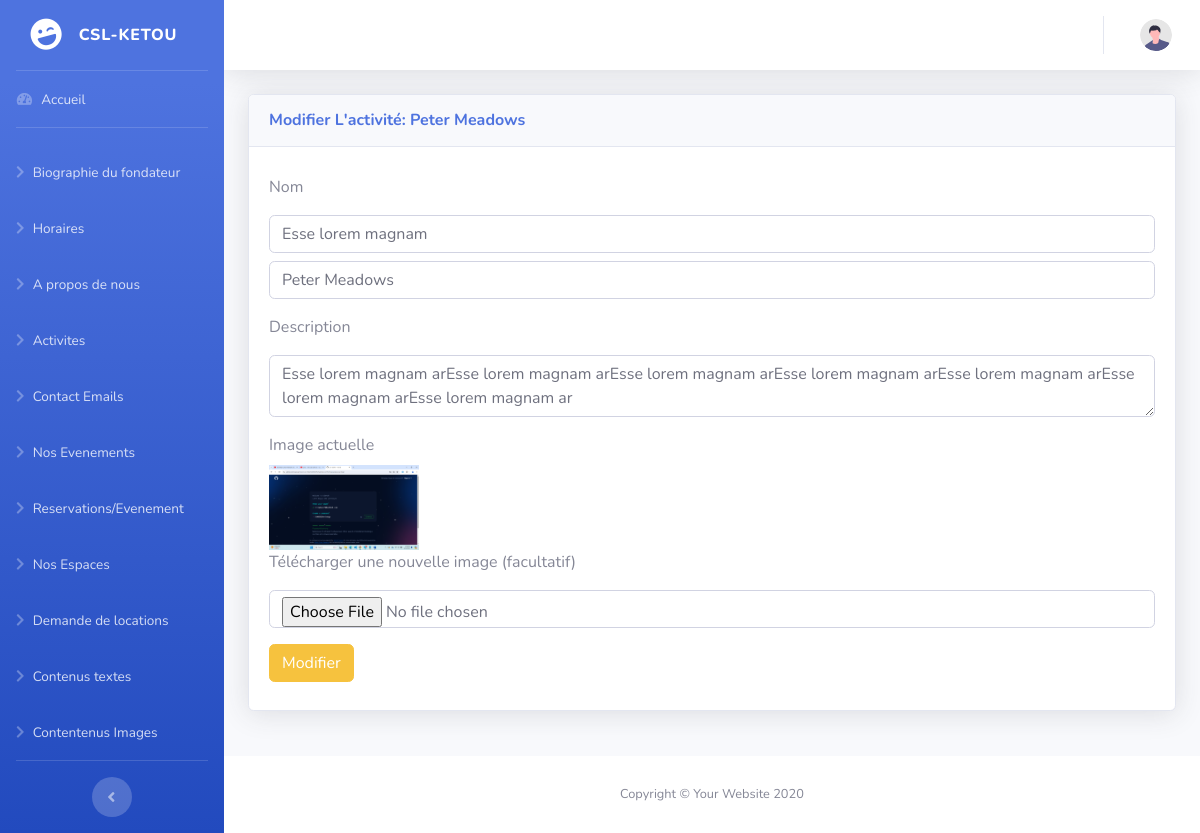
/Admin/csl-backend/activities/edit.php?id=5, run on the app's committed database.
### tables this page shows
CREATE TABLE `activities` (
  `id` int(11) NOT NULL,
  `name` varchar(255) NOT NULL,
  `description` text NOT NULL,
  `little_title` varchar(255) NOT NULL,
  `image` varchar(255) NOT NULL,
  `created_at` timestamp NOT NULL DEFAULT current_timestamp(),
  `updated_at` timestamp NOT NULL DEFAULT current_timestamp() ON UPDATE current_timestamp()
);

### Admin/csl-backend/activities/edit.php (the view, shortened to what this page needs)
<?php
require '../../../config/database.php';
if (isset($_GET['id'])) {
    $id = $_GET['id'];
    $stmt = $pdo->prepare("SELECT * FROM activities WHERE id = ?");
    $stmt->execute([$id]);
    $aboutUs = $stmt->fetch();
} else {
    echo "Aucun identifiant spécifié.";
    exit;
}
if (isset($_GET['id'])) {
    $id = $_GET['id'];
    $stmt = $pdo->prepare("SELECT * FROM activities WHERE id = ?");
    $stmt->execute([$id]);
    $activity = $stmt->fetch();
} else {
    echo "Aucun identifiant spécifié.";
    exit;
}
?>
<!DOCTYPE html>
<html lang="en">
<head>
    <?php include('../includes/links.php'); ?>
</head>
<body id="page-top">
    <div id="wrapper">
        <?php include('../includes/sidebar.php'); ?>
        <div id="content-wrapper" class="d-flex flex-column">
            <div id="content">
                <?php include('../includes/navbar.php'); ?>
                <div class="container-fluid">
                    <div class="card shadow mb-4">
                        <div class="card-header py-3">
                            <h6 class="m-0 font-weight-bold text-primary">Modifier L'activité: <?= $activity['name'] ?? "" ?> </h6>
                        </div>
                        <div class="card-body">
                            <form action="edit.php?id=<?php echo $aboutUs['id']; ?>" method="post" class="form my-2" enctype="multipart/form-data">
                                <div class="form-group">
                                    <label for="little_title">Nom</label>
                                    <input class="form-control my-2" type="text" placeholder="Petit titre" name="little_title" id="little_title" value="<?php echo htmlspecialchars($aboutUs['little_title']); ?>" required>
                                    <input class="form-control my-2" type="text" placeholder="nom" name="name" id="name" value="<?php echo htmlspecialchars($aboutUs['name']); ?>" required>
                                </div>
                                <div class="form-group">
                                    <label for="description">Description</label>
                                    <textarea class="form-control my-2" name="description" id="description" required><?php echo htmlspecialchars($aboutUs['description']); ?></textarea>
                                </div>
                                <div class="form-group">
                                    <label for="image">Image actuelle</label><br>
                                    <img src="../../../image/<?php echo htmlspecialchars($aboutUs['image']); ?>" alt="Image actuelle" width="150"><br>
                                    <label for="image">Télécharger une nouvelle image (facultatif)</label>
                                    <input class="form-control my-2" type="file" accept="image/*" name="image" id="image">
                                </div>
                                <button class="btn btn-warning" type="submit">Modifier</button>
                            </form>
                        </div>
                    </div>
                </div>
            </div>
            <?php include('../includes/footer.php'); ?>
        </div>
    </div>
</body>
</html>

### data on the page
activities: name "Peter Meadows", little_title "Esse lorem magnam", description "Esse lorem magnam arEsse lorem magnam arEsse lorem magnam arEsse lorem magnam arEsse lorem magnam arEsse lorem magnam arEsse lorem magnam ar", image (picture)
